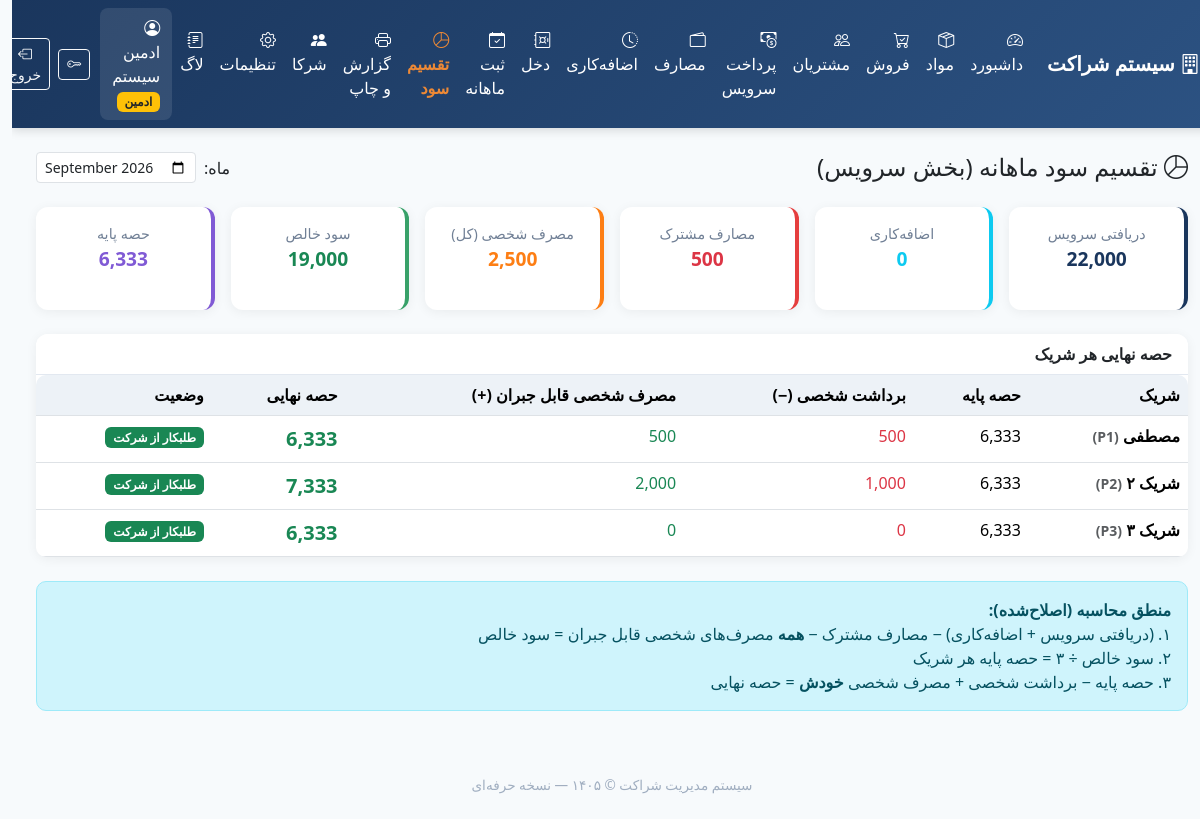
/profit (signed in), run on the app's committed database.
### tables this page shows
CREATE TABLE users (
            id INTEGER PRIMARY KEY AUTOINCREMENT,
            username TEXT UNIQUE NOT NULL,
            password_hash TEXT NOT NULL,
            full_name TEXT NOT NULL,
            role TEXT NOT NULL CHECK(role IN ('admin', 'partner')),
            partner_code TEXT,
            photo TEXT,
            is_active INTEGER DEFAULT 1,
            created_at TEXT DEFAULT CURRENT_TIMESTAMP
        );

### app.py (the view)
@app.route("/profit")
@login_required
def profit():
    month = request.args.get("month", datetime.now().strftime("%Y-%m"))
    conn = get_db()
    total_service = conn.execute(
        "SELECT COALESCE(SUM(amount),0) as t FROM payments WHERE month = ?", (month,)
    ).fetchone()["t"]
    total_overtime = conn.execute(
        "SELECT COALESCE(SUM(amount),0) as t FROM overtime WHERE month = ?", (month,)
    ).fetchone()["t"]
    common_exp = conn.execute(
        "SELECT COALESCE(SUM(amount),0) as t FROM expenses WHERE month = ? AND expense_type = 'مصرف مشترک'",
        (month,)
    ).fetchone()["t"]
    all_personal_exp = conn.execute(
        "SELECT COALESCE(SUM(amount),0) as t FROM expenses WHERE month = ? AND expense_type = 'مصرف شخصی قابل جبران'",
        (month,)
    ).fetchone()["t"]
    net = total_service + total_overtime - common_exp - all_personal_exp
    base_share = net / 3 if net else 0
    partners = conn.execute(
        "SELECT id, full_name, partner_code FROM users WHERE role='partner' AND is_active=1 ORDER BY partner_code"
    ).fetchall()
    partner_details = []
    for p in partners:
        withdrawals = conn.execute(
            """SELECT COALESCE(SUM(amount),0) as t FROM expenses
               WHERE month=? AND partner_id=? AND expense_type IN ('برداشت شخصی', 'برداشت از دخل', 'مصرف از دخل')""",
            (month, p["id"])
        ).fetchone()["t"]
        personal_exp = conn.execute(
            "SELECT COALESCE(SUM(amount),0) as t FROM expenses WHERE month=? AND partner_id=? AND expense_type='مصرف شخصی قابل جبران'",
            (month, p["id"])
        ).fetchone()["t"]
        final_share = base_share - withdrawals + personal_exp
        partner_details.append({
            "name": p["full_name"],
            "code": p["partner_code"],
            "base": base_share,
            "withdrawals": withdrawals,
            "personal_exp": personal_exp,
            "final": final_share
        })
    conn.close()
    return render_template("profit.html",
                           month=month,
                           total_service=total_service,
                           total_overtime=total_overtime,
                           common_exp=common_exp,
                           all_personal_exp=all_personal_exp,
                           net=net,
                           base_share=base_share,
                           partner_details=partner_details)

### app.py (called while the page is built, shortened)
def get_db():
    conn = sqlite3.connect(DB_PATH)
    conn.row_factory = sqlite3.Row
    try:
        conn.execute("PRAGMA foreign_keys = ON")
    except Exception:
        pass
    return conn

@login_manager.user_loader
def load_user(user_id):
    conn = get_db()
    row = conn.execute("SELECT * FROM users WHERE id = ?", (user_id,)).fetchone()
    conn.close()
    if row and row["is_active"]:
        return User(row["id"], row["username"], row["full_name"], row["role"], row["partner_code"], row["is_active"])
    return None

    @property
    def is_active(self):
        return self._active

    @property
    def is_admin(self):
        return self.role == "admin"

### templates/profit.html (shortened to what this page needs)
{% extends "base.html" %}
{% block content %}
<div class="d-flex flex-wrap justify-content-between align-items-center mb-4 gap-2">
    <h4 class="mb-0"><i class="bi bi-pie-chart"></i> تقسیم سود ماهانه (بخش سرویس)</h4>
    <form class="d-flex align-items-center gap-2" method="GET">
        <label class="form-label mb-0">ماه:</label>
        <input type="month" name="month" value="{{ month }}" class="form-control form-control-sm" style="width:160px"
               onchange="this.form.submit()">
    </form>
</div>
<div class="row g-3 mb-4">
    <div class="col-md-2">
        <div class="card stat-card h-100">
            <div class="card-body text-center">
                <div class="stat-label">دریافتی سرویس</div>
                <div class="stat-value" style="font-size:1.2rem">{{ "{:,.0f}".format(total_service) }}</div>
            </div>
        </div>
    </div>
    <div class="col-md-2">
        <div class="card stat-card h-100" style="border-right-color:#0dcaf0">
            <div class="card-body text-center">
                <div class="stat-label">اضافه‌کاری</div>
                <div class="stat-value" style="font-size:1.2rem;color:#0dcaf0">{{ "{:,.0f}".format(total_overtime) }}</div>
            </div>
        </div>
    </div>
    <div class="col-md-2">
        <div class="card stat-card h-100" style="border-right-color:#e53e3e">
            <div class="card-body text-center">
                <div class="stat-label">مصارف مشترک</div>
                <div class="stat-value text-danger" style="font-size:1.2rem">{{ "{:,.0f}".format(common_exp) }}</div>
            </div>
        </div>
    </div>
    <div class="col-md-2">
        <div class="card stat-card h-100" style="border-right-color:#fd7e14">
            <div class="card-body text-center">
                <div class="stat-label">مصرف شخصی (کل)</div>
                <div class="stat-value" style="font-size:1.2rem;color:#fd7e14">{{ "{:,.0f}".format(all_personal_exp) }}</div>
            </div>
        </div>
    </div>
    <div class="col-md-2">
        <div class="card stat-card h-100" style="border-right-color:#38a169">
            <div class="card-body text-center">
                <div class="stat-label">سود خالص</div>
                <div class="stat-value text-success" style="font-size:1.2rem">{{ "{:,.0f}".format(net) }}</div>
            </div>
        </div>
    </div>
    <div class="col-md-2">
        <div class="card stat-card h-100" style="border-right-color:#805ad5">
            <div class="card-body text-center">
                <div class="stat-label">حصه پایه</div>
                <div class="stat-value" style="font-size:1.2rem;color:#805ad5">{{ "{:,.0f}".format(base_share) }}</div>
            </div>
        </div>
    </div>
</div>
<div class="card">
    <div class="card-header">حصه نهایی هر شریک</div>
    <div class="card-body p-0">
        <div class="table-responsive">
            <table class="table table-hover mb-0">
                <thead>
                    <tr>
                        <th>شریک</th>
                        <th>حصه پایه</th>
                        <th>برداشت شخصی (−)</th>
                        <th>مصرف شخصی قابل جبران (+)</th>
                        <th>حصه نهایی</th>
                        <th>وضعیت</th>
                    </tr>
                </thead>
                <tbody>
                    {% for p in partner_details %}
                    <tr>
                        <td class="fw-bold">{{ p.name }} <small class="text-muted">({{ p.code }})</small></td>
                        <td>{{ "{:,.0f}".format(p.base) }}</td>
                        <td class="text-danger">{{ "{:,.0f}".format(p.withdrawals) }}</td>
                        <td class="text-success">{{ "{:,.0f}".format(p.personal_exp) }}</td>
                        <td class="fw-bold fs-5 {% if p.final >= 0 %}text-success{% else %}text-danger{% endif %}">
                            {{ "{:,.0f}".format(p.final) }}
                        </td>
                        <td>
                            {% if p.final > 0 %}
                                <span class="badge bg-success">طلبکار از شرکت</span>
                            {% elif p.final < 0 %}
                                <span class="badge bg-danger">بدهکار به شرکت</span>
                            {% else %}
                                <span class="badge bg-secondary">تسویه</span>
                            {% endif %}
                        </td>
                    </tr>
                    {% endfor %}
                </tbody>
            </table>
        </div>
    </div>
</div>
<div class="alert alert-info mt-4">
    <strong>منطق محاسبه (اصلاح‌شده):</strong><br>
    ۱. (دریافتی سرویس + اضافه‌کاری) − مصارف مشترک − <strong>همه</strong> مصرف‌های شخصی قابل جبران = سود خالص<br>
    ۲. سود خالص ÷ ۳ = حصه پایه هر شریک<br>
    ۳. حصه پایه − برداشت شخصی + مصرف شخصی <strong>خودش</strong> = حصه نهایی
</div>
{% endblock %}

### templates/base.html (shortened to what this page needs)
<!DOCTYPE html>
<html lang="fa" dir="rtl">
<head>
    <link href="https://cdn.jsdelivr.net/npm/bootstrap@5.3.3/dist/css/bootstrap.rtl.min.css" rel="stylesheet">
    <link href="https://cdn.jsdelivr.net/npm/bootstrap-icons@1.11.3/font/bootstrap-icons.min.css" rel="stylesheet">
</head>
<body>
    {% if current_user.is_authenticated %}
    <nav class="navbar navbar-expand-lg navbar-dark sticky-top">
        <div class="container-fluid">
            <a class="navbar-brand fw-bold" href="{{ url_for('dashboard') }}">
                <i class="bi bi-building"></i> سیستم شراکت
            </a>
            <div class="collapse navbar-collapse" id="nav">
                <ul class="navbar-nav me-auto mb-2 mb-lg-0">
                    <li class="nav-item">
                        <a class="nav-link {% if request.endpoint == 'dashboard' %}active{% endif %}" href="{{ url_for('dashboard') }}">
                            <i class="bi bi-speedometer2"></i> داشبورد
                        </a>
                    </li>
                    <li class="nav-item">
                        <a class="nav-link {% if request.endpoint == 'products' %}active{% endif %}" href="{{ url_for('products') }}">
                            <i class="bi bi-box-seam"></i> مواد
                        </a>
                    </li>
                    <li class="nav-item">
                        <a class="nav-link {% if request.endpoint == 'sales' %}active{% endif %}" href="{{ url_for('sales') }}">
                            <i class="bi bi-cart-check"></i> فروش
                        </a>
                    </li>
                    <li class="nav-item">
                        <a class="nav-link {% if request.endpoint == 'customers' %}active{% endif %}" href="{{ url_for('customers') }}">
                            <i class="bi bi-people"></i> مشتریان
                        </a>
                    </li>
                    <li class="nav-item">
                        <a class="nav-link {% if request.endpoint == 'payments' %}active{% endif %}" href="{{ url_for('payments') }}">
                            <i class="bi bi-cash-coin"></i> پرداخت سرویس
                        </a>
                    </li>
                    <li class="nav-item">
                        <a class="nav-link {% if request.endpoint == 'expenses' %}active{% endif %}" href="{{ url_for('expenses') }}">
                            <i class="bi bi-wallet2"></i> مصارف
                        </a>
                    </li>
                    <li class="nav-item">
                        <a class="nav-link {% if request.endpoint == 'overtime' %}active{% endif %}" href="{{ url_for('overtime') }}">
                            <i class="bi bi-clock-history"></i> اضافه‌کاری
                        </a>
                    </li>
                    <li class="nav-item">
                        <a class="nav-link {% if request.endpoint == 'cash' %}active{% endif %}" href="{{ url_for('cash') }}">
                            <i class="bi bi-safe"></i> دخل
                        </a>
                    </li>
                    <li class="nav-item">
                        <a class="nav-link {% if request.endpoint == 'monthly' %}active{% endif %}" href="{{ url_for('monthly') }}">
                            <i class="bi bi-calendar-check"></i> ثبت ماهانه
                        </a>
                    </li>
                    <li class="nav-item">
                        <a class="nav-link {% if request.endpoint == 'profit' %}active{% endif %}" href="{{ url_for('profit') }}">
                            <i class="bi bi-pie-chart"></i> تقسیم سود
                        </a>
                    </li>
                    <li class="nav-item">
                        <a class="nav-link {% if request.endpoint == 'reports' %}active{% endif %}" href="{{ url_for('reports') }}">
                            <i class="bi bi-printer"></i> گزارش و چاپ
                        </a>
                    </li>
                    {% if current_user.is_admin %}
                    <li class="nav-item">
                        <a class="nav-link {% if request.endpoint == 'partners' %}active{% endif %}" href="{{ url_for('partners') }}">
                            <i class="bi bi-people-fill"></i> شرکا
                        </a>
                    </li>
                    <li class="nav-item">
                        <a class="nav-link {% if request.endpoint == 'settings' %}active{% endif %}" href="{{ url_for('settings') }}">
                            <i class="bi bi-gear"></i> تنظیمات
                        </a>
                    </li>
                    <li class="nav-item">
                        <a class="nav-link {% if request.endpoint == 'logs' %}active{% endif %}" href="{{ url_for('logs') }}">
                            <i class="bi bi-journal-text"></i> لاگ
                        </a>
                    </li>
                    {% endif %}
                </ul>
                <div class="d-flex align-items-center text-white">
                    <div class="sidebar-user">
                        <i class="bi bi-person-circle"></i>
                        {{ current_user.full_name }}
                        <span class="badge bg-warning text-dark badge-role">{{ 'ادمین' if current_user.is_admin else 'شریک' }}</span>
                    </div>
                    <a href="{{ url_for('change_password') }}" class="btn btn-sm btn-outline-light me-2" title="تغییر رمز">
                        <i class="bi bi-key"></i>
                    </a>
                    <a href="{{ url_for('logout') }}" class="btn btn-sm btn-outline-light">
                        <i class="bi bi-box-arrow-left"></i> خروج
                    </a>
                </div>
            </div>
        </div>
    </nav>
    {% endif %}
    <main class="container-fluid py-4 px-3 px-md-4">
        {% block content %}{% endblock %}
    </main>
    <footer>
        سیستم مدیریت شراکت &copy; ۱۴۰۵ — نسخه حرفه‌ای
    </footer>
</body>
</html>

### templates/base.html (style rules this page uses)
:root { --primary: #1a365d; --primary-light: #2c5282; --accent: #ed8936; --success: #38a169; --bg: #f7fafc; }
body { font-family: 'Tahoma', 'Segoe UI', Tahoma, sans-serif; background: var(--bg); min-height: 100vh; }
.navbar { background: linear-gradient(135deg, var(--primary), var(--primary-light)) !important; box-shadow: 0 2px 10px rgba(0,0,0,0.15); }
.navbar-brand, .nav-link { color: #fff !important; }
.nav-link.active { color: var(--accent) !important; font-weight: bold; }
.card { border: none; border-radius: 12px; box-shadow: 0 2px 12px rgba(0,0,0,0.06); margin-bottom: 1.25rem; }
.card-header { background: #fff; border-bottom: 1px solid #e2e8f0; font-weight: 600; border-radius: 12px 12px 0 0 !important; }
.stat-card { border-right: 4px solid var(--primary); transition: transform 0.2s; }
.stat-value { font-size: 1.6rem; font-weight: 700; color: var(--primary); }
.stat-label { color: #718096; font-size: 0.9rem; }
.table th { background: #edf2f7; font-weight: 600; white-space: nowrap; }
.badge-role { font-size: 0.75rem; }
.sidebar-user { background: rgba(255,255,255,0.1); border-radius: 8px; padding: 8px 12px; margin-left: 10px; }
.alert { border-radius: 10px; }
footer { text-align: center; padding: 1.5rem; color: #a0aec0; font-size: 0.85rem; }
.table-responsive { border-radius: 10px; }

### data on the page
users: full_name "ادمین سیستم"
users: name "مصطفی", code "P1", base "6,333", withdrawals "500", personal_exp "500", final "6,333"
users: name "شریک ۲", code "P2", base "6,333", withdrawals "1,000", personal_exp "2,000", final "7,333"
users: name "شریک ۳", code "P3", base "6,333", final "6,333"

### other printed values
{{ 'ادمین' if current_user.is_admin else 'شریک' }} "ادمین"
{{ "{:,.0f}".format(total_service) }} "22,000"
{{ "{:,.0f}".format(common_exp) }} "500"
{{ "{:,.0f}".format(all_personal_exp) }} "2,500"
{{ "{:,.0f}".format(net) }} "19,000"
{{ "{:,.0f}".format(base_share) }} "6,333"
